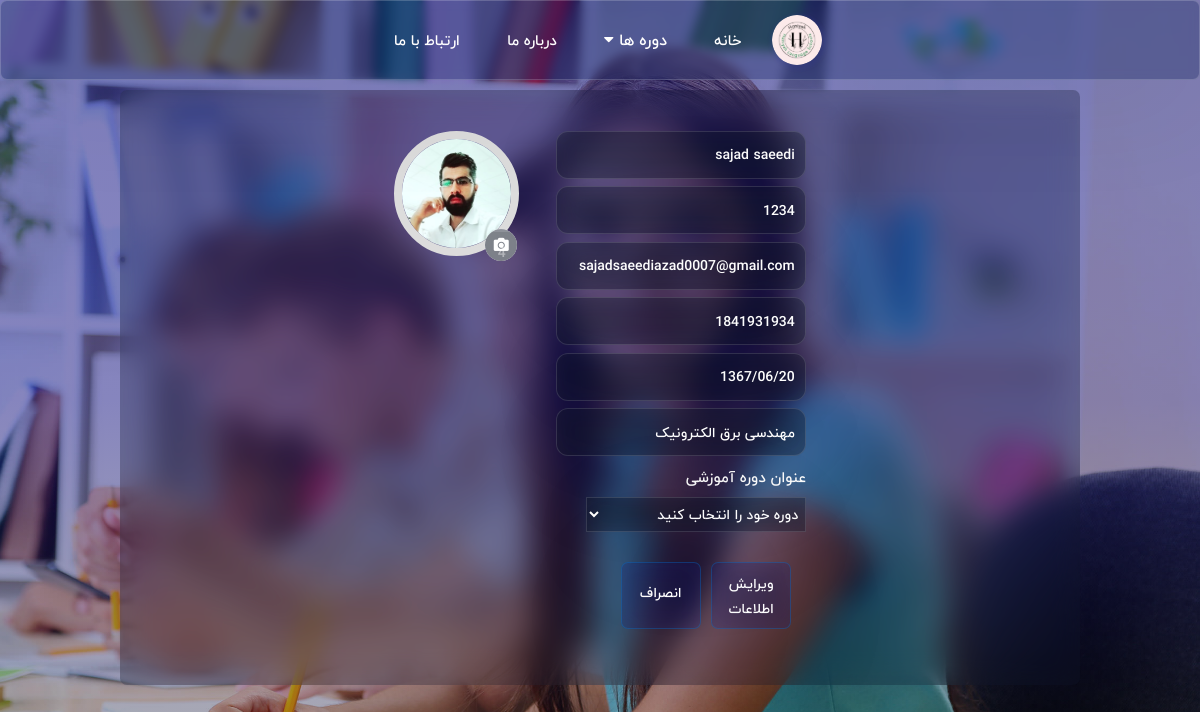
The app's page /Edit.php?id=66 (signed in) with its own data.
### tables this page shows
CREATE TABLE `users` (
  `id` int(11) NOT NULL,
  `user_id` int(11) NOT NULL,
  `username` varchar(128) NOT NULL COMMENT 'نام کاربری',
  `email` varchar(255) NOT NULL,
  `pass` varchar(8) NOT NULL COMMENT 'رمزعبور',
  `date` timestamp NOT NULL DEFAULT current_timestamp() ON UPDATE current_timestamp(),
  `date_of_birth` text NOT NULL,
  `education` varchar(255) NOT NULL,
  `national_code` int(10) NOT NULL,
  `image` varchar(50) NOT NULL
);

### functions.php (called while the page is built, shortened)
<?php
function check_login($con){
 if (isset($_SESSION['user_id'])){
    $id=$_SESSION['user_id'];
$query="SELECT * FROM users where user_id='$id' limit 1";
$result=mysqli_query($con,$query);
if($result && mysqli_num_rows($result) > 0){
    $user_data=mysqli_fetch_assoc($result);
    return $user_data;
}
 }
 die;
};
?>

### Edit.php (the view, shortened to what this page needs)
<?php
   require_once 'functions.php';
   require_once 'Server.php';
   $user_data = check_login($con);
   ?>
<!DOCTYPE html>
<html lang="en">
<head>
    <link rel="stylesheet" href="style.css">
    <link rel="stylesheet" href="https://cdnjs.cloudflare.com/ajax/libs/font-awesome/4.7.0/css/font-awesome.min.css">
</head>
<body>
    <?php include 'NavBar.php';
       ?>
    <section id="userpanel">
        <div class="user_profile">
            <div class="div">
                <form action="Edit.php" class="userinfo" method="post">
                    <input type="text" value="<?php echo $user_data['username'] ?>" name="name" placeholder="نام کاربری">
                    <input type="text" value="<?php echo $user_data['pass'] ?>" name="pass" placeholder=" رمزعبور">
                    <input type="email" value="<?php echo $user_data['email'] ?>" name="email" placeholder="پست الکترونیکی">
                    <input type="text" value="<?php echo $user_data['national_code'] ?>" name="ncode" placeholder="کد ملی ">
                    <input type="text" value="<?php echo $user_data['date_of_birth'] ?>" name="date_of_birth" placeholder="تاریخ تولد">
                    <input type="text" value="<?php echo $user_data['education'] ?>" name="education" placeholder=" تحصیلات">
                    <span>عنوان دوره آموزشی </span>
                    <select name="id_crs" id="course" style="width:220px;color:white;font-size:14px">
                        <option value="">دوره خود را انتخاب کنید</option>
                    </select>
                    <div class="btns">
                        <button type="submit" class="btn" name="update">ویرایش اطلاعات </button>
                        <a href="UserPanel.php" class="btn" name="cancel">انصراف</a>
                    </div>
                </form>
            </div>
            <div class="image_profile">
                <form action="" id="form" enctype="multipart/form-data" method="post">
                    <div class="upload">
                        <?php
                           $id = $user_data['id'];
                           $image = $user_data['image'];
                           ?>
                        <img src="./assets/images/<?php echo $image; ?>" style=" width: 125px; height: 125px" ;title="<?php echo $image; ?>" alt="عکس موچود نیست">
                        <div class="round">
                            <input type="text" name="id" value="<?php echo $id; ?>">
                            <input type="file" name="image" id="image" accept=".jpg, .jpeg, .png">
                            <i class="fa fa-camera" style="color:#fff"></i>
                        </div>
                    </div>
                </form>
            </div>
        </div>
    </section>
</body>
</html>

### style.css (style rules this page uses)
* { box-sizing: border-box; font-family:'IranYekan'; font-size: 15px; -webkit-font-smoothing: antialiased; -moz-osx-font-smoothing: grayscale; padding: 0; margin: 0; }
:root { --primaryColor: #6d28d9; --secondaryColor: #ede9fe; --mainWhite: #fff; --mainBlack: #222; --mainGrey: #7c7c7c; --mainSpacing: 0.1rem; --mainTransition: all 0.3s linear; --mainRed: #db2777; --bodyColor: #f6f6f6; }
html, body { box-sizing: border-box; outline-style: none; overflow-x: hidden; background-image: linear-gradient( rgba(0, 0, 125, 0.5), rgba(14, 12, 125, 0.5), rgba(0, 0, 0, 0.3) ), url("assets/images/banner.jpg"); background-size: cover; background-position: center center; background-repeat: no-repeat; background-attachment: fixed; font-family: "IranYekan", sans-serif; }
.btns { padding: 1rem; display: flex; gap: 0.7rem; }
.btn { box-shadow: 0 20px 120px rgba(1, 13, 125, 0.125); backdrop-filter: blur(15px) saturate(120%); -webkit-backdrop-filter: blur(16px) saturate(120%); background-color: rgba(12, 21, 198, 0.125); border: 1px solid rgba(1, 130, 225, 0.3); padding: 0.5rem; border-radius: 7px; color: var(--mainWhite); font-size: 14px; margin-top: 0.5rem; width: 80px; cursor: pointer; transition: 1s ease-in-out; }
.userinfo .btns a.btn { text-decoration: none; padding: 1.1rem; text-align: center; }
#userpanel { width: 80%; height: 100%; backdrop-filter: blur(15px) saturate(120%); -webkit-backdrop-filter: blur(16px) saturate(120%); background-color: rgba(17, 25, 40, 0.3); border-radius: 7px; margin: 6rem auto 0; padding: 2rem; }
.user_profile { display: flex; justify-content: center; gap: 2.5rem; border-radius: 7px; padding: 0.7rem; }
.user_profile form { width: 100%; height: auto; display: flex; flex-direction: column; justify-content: space-evenly; gap: 0.5rem; }
.user_profile form input { font-size: 14px; padding: 0.7rem; border-radius: 12px; outline-style: none; box-shadow: 0 20px 120px rgba(0, 0, 0, 0.07); backdrop-filter: blur(15px) saturate(120%); -webkit-backdrop-filter: blur(16px) saturate(120%); background-color: rgba(17, 25, 40, 0.3); border: 1px solid rgba(255, 255, 255, 0.125); width: 250px; color: var(--mainWhite); }
.user_profile span { color: white; }
.user_profile #course { box-shadow: 0 20px 120px rgba(0, 0, 0, 0.07); backdrop-filter: blur(10px) saturate(120%); -webkit-backdrop-filter: blur(16px) saturate(120%); background-color: rgba(17, 25, 40, 0.3); border: 1px solid rgba(255, 255, 255, 0.125); width: 200px; color: var(--mainWhite); padding: 0.2rem; }

### Edit.php (style rules this page uses)
.upload { width: 125px; position: relative; margin: auto; }
.upload img { border: 8px solid #dcdcdc; border-radius: 50%; }
.upload .round { position: absolute; background-color: whitesmoke; bottom: .2rem; right: .1rem; width: 32px; height: 32px; line-height: 33px; text-align: center; border-radius: 50%; overflow: hidden; }
.upload .round input[type="file"] { position: absolute; transform: scale(3); opacity: 1; cursor: pointer; }
.fa-camera { width: 50px; position: absolute; top: 0; transform: translate(50%, 50%); z-index: 1; cursor: pointer; }

### records on screen
users: name "sajad saeedi", pass "1234", email "sajadsaeediazad0007@gmail.com", ncode "1841931934", date_of_birth "1367/06/20", education "مهندسی برق الکترونیک", image (picture), id "4"
